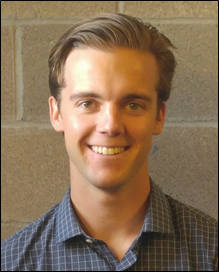
#> input picture images/ugly_mug.png, 219 x 272 px, found by its file name
$ python face-detection-test.py
#> lines starting #> are read from the running program, lines starting #| are printed output that depends on the picture; after the words box and inside, x2 and y2 are one past the last pixel; in counts of white or black regions, pixels touching at a corner belong together
# Nerf Turret Main File
# Messing around with OpenCV

import cv2
import numpy as np
import time
from matplotlib import pyplot as plt

# print module versions for fun
# print(cv2.__version__)
# print(np.__version__)

# Load classifier XMLs
face_cascade = cv2.CascadeClassifier(
    'classifiers\\haarcascade_frontalface_default.xml')
eye_cascade = cv2.CascadeClassifier('classifiers\\haarcascade_eye.xml')

file_path = 'images\\ugly_mug.png'

img = cv2.imread(file_path, 1)
#> img is the input picture: shape (272, 219, 3); mean B, G, R 86.5, 112.1, 136.5
height, width, channels = img.shape
#> height = 272; width = 219; channels = 3
print('height = ' + str(height) + " px\nwidth = " + str(width) + ' px')
#| height = 272 px
#| width = 219 px
gray = cv2.cvtColor(img, cv2.COLOR_BGR2GRAY)
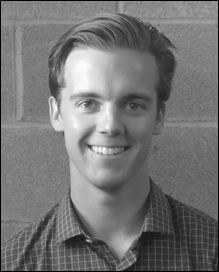
#> gray: shape (272, 219); min 0, max 253, mean 116.5

before = time.clock()
faces = face_cascade.detectMultiScale(gray, 1.5, 5)
#> faces = [[53, 57, 122, 122]]
for (x, y, w, h) in faces:
    # Display the face bounding box
    cv2.rectangle(img, (x, y), (x + w, y + h), (30, 30, 220), 2)
    roi_gray = gray[y:y + h, x:x + w]
    roi_color = img[y:y + h, x:x + w]
    eyes = eye_cascade.detectMultiScale(roi_gray)
    for (ex, ey, ew, eh) in eyes:
        # Display the blue bounding eye box
        cv2.rectangle(roi_color, (ex, ey), (ex + ew, ey + eh), (220, 30, 30),
                      2)
    # Display the center X lines
    cv2.line(img, (x, y), (x + w, y + h), (30, 220, 30), 2)
    cv2.line(img, (x, y + h), (x + w, y), (30, 220, 30), 2)
#> this loop made 1 pass
#> (x, y, w, h, eyes) on pass 1: (53, 57, 122, 122, [[18, 29, 35, 35], [65, 34, 29, 29]])
#> pass 1, `roi_gray = gray[y:y + h, x:x + w]`:
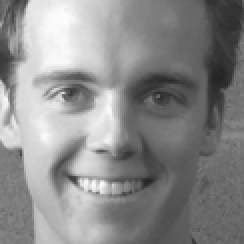
#> roi_gray: shape (122, 122) (shown 2 times larger); min 36, max 253, mean 138.8
#> pass 1, `roi_color = img[y:y + h, x:x + w]`:
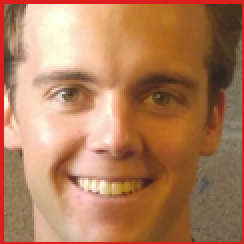
#> roi_color: shape (122, 122, 3) (shown 2 times larger); mean B, G, R 91.1, 125.1, 176.6
#> after the loop:
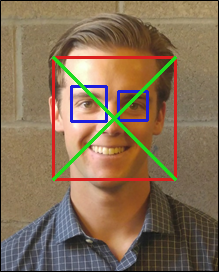
#> img: shape (272, 219, 3); 5.57% of pixels changed, all inside (x1, y1, x2, y2) = (52, 56, 177, 181)
#> after the loop:
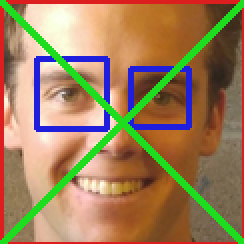
#> roi_color: shape (122, 122, 3) (shown 2 times larger); 12.69% of pixels changed, all inside (x1, y1, x2, y2) = (0, 0, 122, 122)

elapsed_time_ms = 1000 * (time.clock() - before)
print('comp time = ' + '%.3f' % elapsed_time_ms + ' ms')

for (x, y, w, h) in faces:
    print('x = ' + str(x) + ', y = ' + str(y) + ', w = ' + str(w) + ', h = ' +
          str(h))
    # cv2.circle(img, (int(mid_x), int(mid_y)), 5, (30, 220, 30), -1)
    print('face center: x = ' + str(int(x + w / 2)) + ', y = ' +
          str(int(y + h / 2)))
#> this loop made 1 pass
#| x = 53, y = 57, w = 122, h = 122
#| face center: x = 114, y = 118

for (ex, ey, ew, eh) in eyes:
    print('ex = ' + str(x + ex) + ', ey = ' + str(y + ey) + ', ew = ' + str(ew)
          + ', eh = ' + str(eh))
#> this loop made 2 passes
#> (ex, ey, ew, eh) on passes 1 to 2: (18, 29, 35, 35), (65, 34, 29, 29)
#| ex = 71, ey = 86, ew = 35, eh = 35
#| ex = 118, ey = 91, ew = 29, eh = 29

# cv2.imshow('face', img)
# cv2.waitKey(0)
# cv2.destroyAllWindows()

plt.imshow(cv2.cvtColor(img, cv2.COLOR_BGR2RGB))
plt.show()
